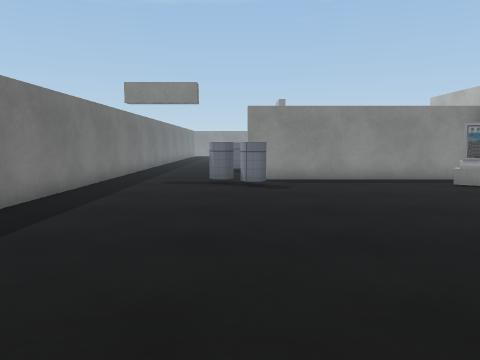
[1] (above)

18 first-person views from a walk through a Unity game level. The camera is 1.2 m above the floor, tilts 6° down and sees 70° across. The floor is counted in squares, 0.9 m on a side. Each view is taken from the middle of a square. On the plan, view 1 faces up. The plan holds only what a view shows up to about 15 squares ahead; the rest is blank. The place goes on beyond the plan. The player character is not drawn. Door leaves are left out, so doorways stand open. Some surface patterns are stand-ins.

[2]
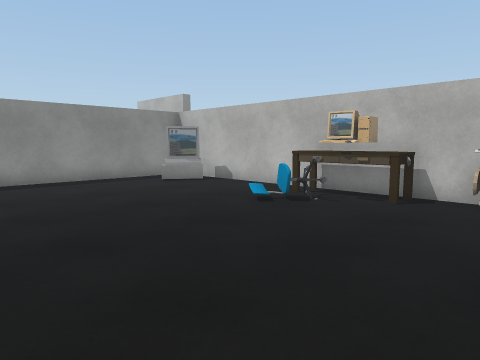

[3]
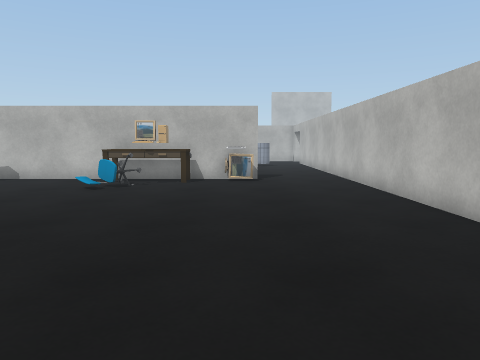

[4]
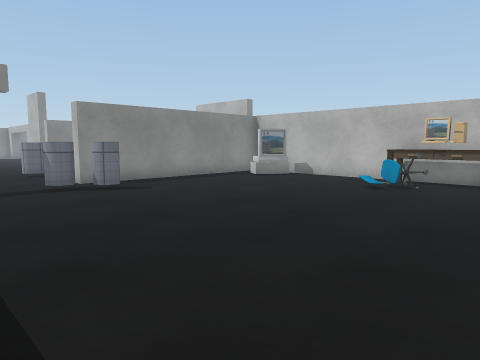

[5]
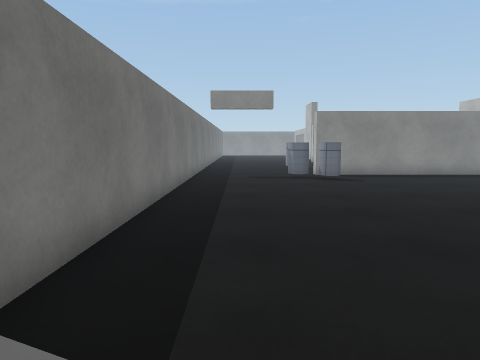

[6]
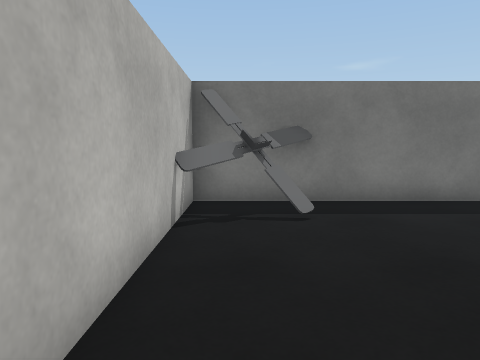

[7]
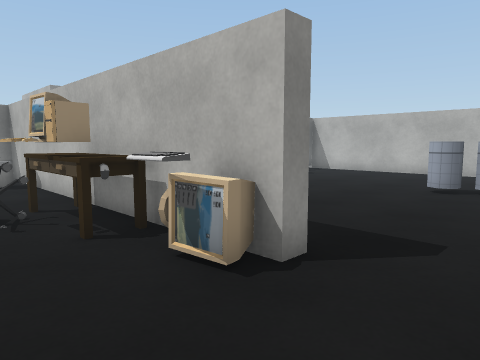

[8]
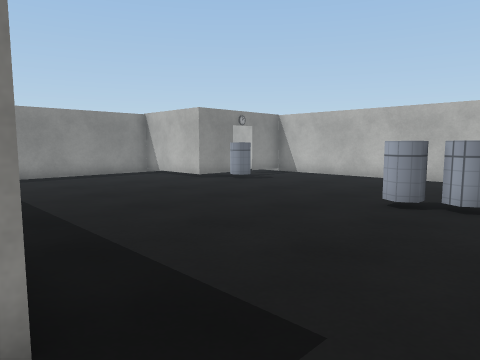

[9]
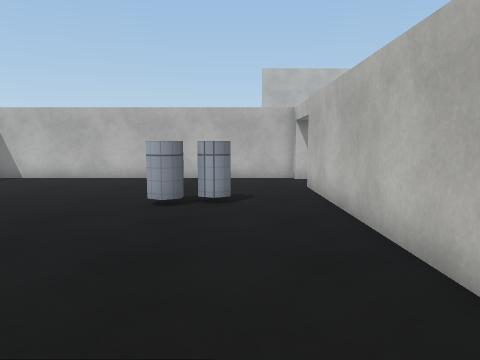

[10]
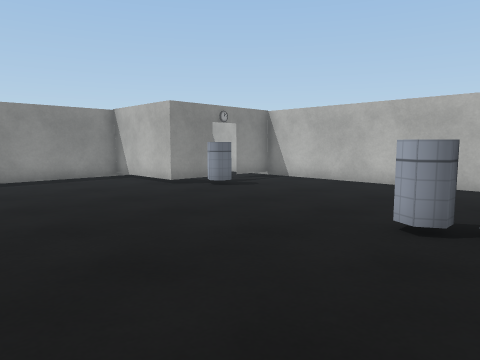

[11]
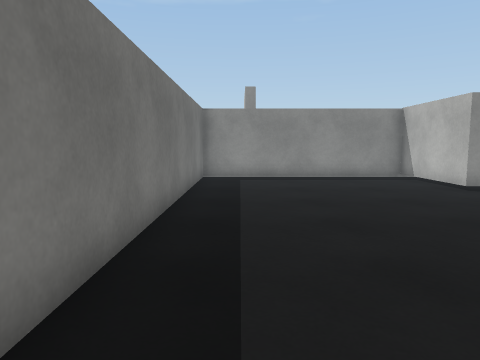

[12]
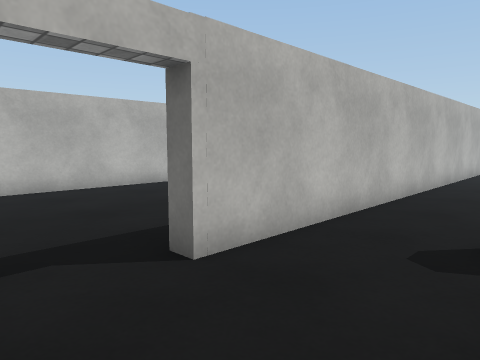

[13]
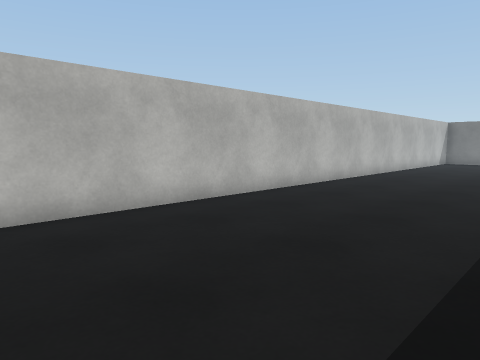

[14]
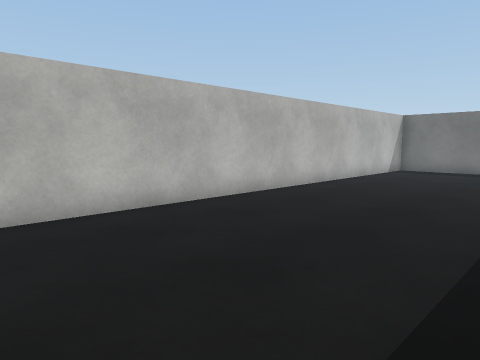

[15]
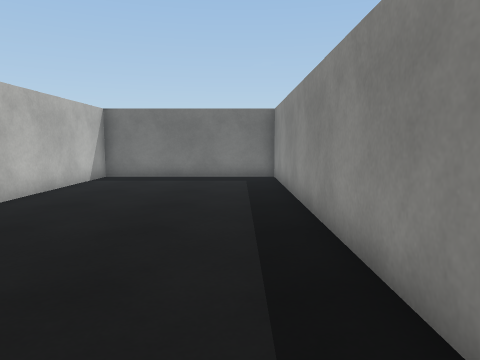

[16]
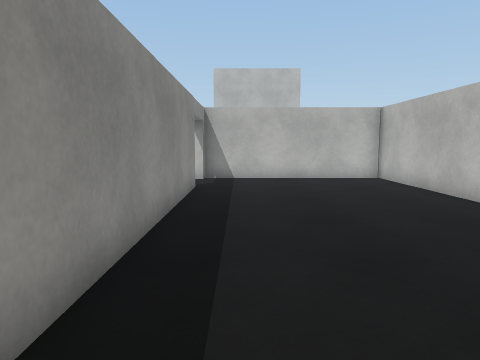

[17]
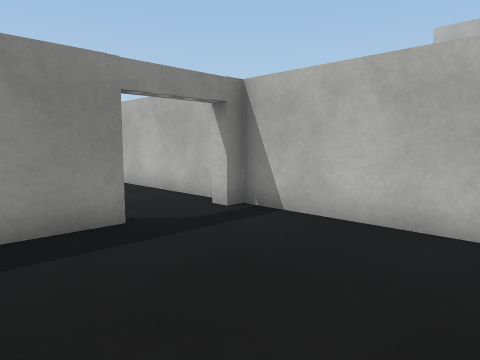

[18]
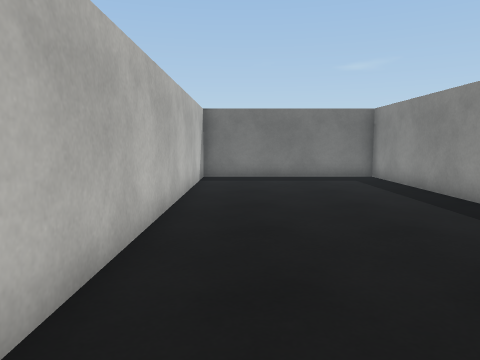

### Floor plan
Points are (right, up) in squares from view 1. A wall is a line through its corners. A room is listed if a view was taken in it or the views show most of it. See-through windows are left out.
Room 1 (views 1, 2, 3, 4, 5, 6, 7)
walls: (0.9, 11.2) (0.7, 10.7) (0.2, 10.7) (0, 11.2); (-0.2, 11.9) (-0.4, 11.5) (-0.8, 11.5) (-1.1, 11.9); (9, 2.4) (9, 12.8) (0.3, 12.8); (-4.9, 13.5) (-4.9, -3.1) (7.5, -3.1)
ways out: opening at (8, 0) to room 2; open door at (-2.5, 13)
objects: other object (-4, -2) to (-4, -1); other object (7, 4); other object (7, 5); other object (7, 10) to (8, 11); other object (8, 3); other object (8, 4); other object (8, 5)
Room 2 (views 8, 9, 10, 11, 12, 13, 14, 15, 16, 17, 18)
walls: (9, 1.4) (9, 2.4); (7.5, -3.1) (19.7, -3.1) (19.7, -3.6) (10.9, -3.6); (16.8, -0.9) (16.5, -0.4) (16.8, 0); (7.1, -3.6) (-4.9, -3.6) (-4.9, -10.5) (22.5, -10.5) (22.5, -3.6) (22, -3.6) (22, -3.1) (22.5, -3.1) (22.5, 8.8) (20.6, 8.8); (16.9, 0.3) (16.4, 0.3) (16.2, 0.7) (16.4, 1.1); (18.9, 7.3) (18.4, 7.3) (18.2, 7.7); (18.5, 8.8) (17.5, 8.8) (17.5, 12.8) (9.5, 12.8) (9.5, 1.4)
ways out: opening at (8, 0) to room 1
objects: other object (8, 1) to (9, 1)

Where each view was taken, in squares from view 1:
view 1: 0 up, 0 right, facing up
view 2: 0 up, 0 right, facing up-right
view 3: 1 up, 4 left, facing right
view 4: 1 up, 4 left, facing up-right
view 5: 2 down, 3 left, facing up
view 6: 2 down, 3 right, facing left
view 7: 2 down, 6 right, facing up-right
view 8: 2 down, 9 right, facing up-right
view 9: 1 down, 9 right, facing right
view 10: 1 down, 11 right, facing up-right
view 11: 1 down, 11 right, facing up
view 12: 0 up, 22 right, facing down-left
view 13: 4 down, 21 right, facing down-left
view 14: 4 down, 13 right, facing down-left
view 15: 5 down, 9 right, facing left
view 16: 5 down, 9 right, facing right
view 17: 9 down, 17 right, facing up-right
view 18: 9 down, 9 right, facing left
